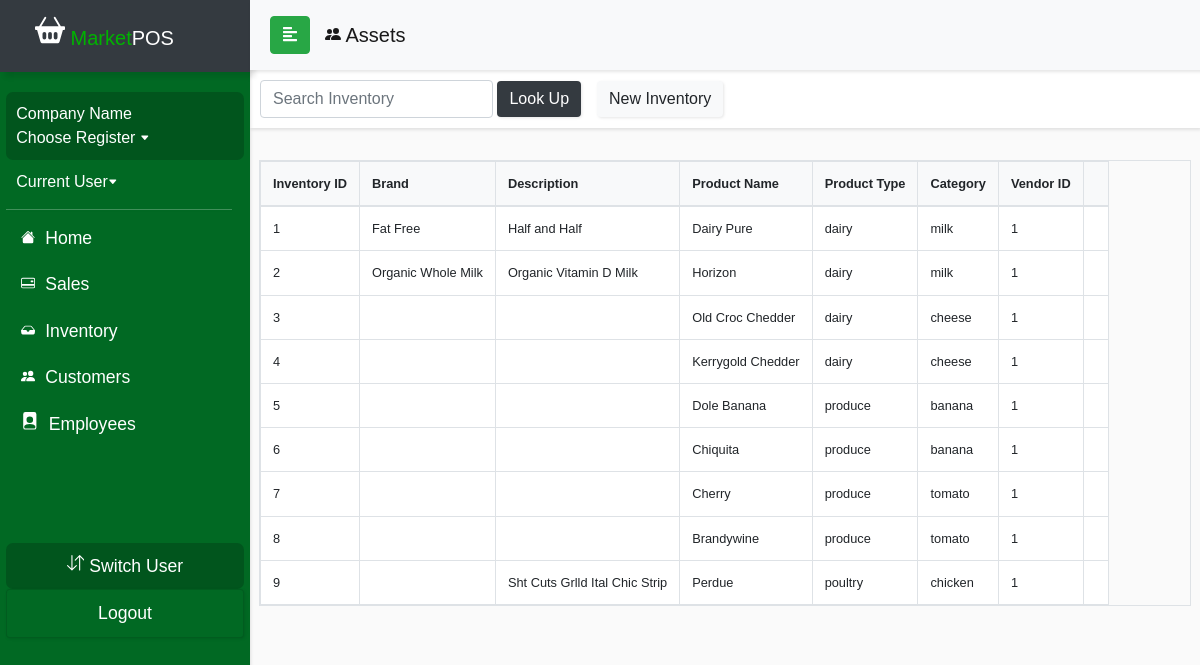
/currentDraft/reportsAssets.php, run on an earlier commit of the app's database.
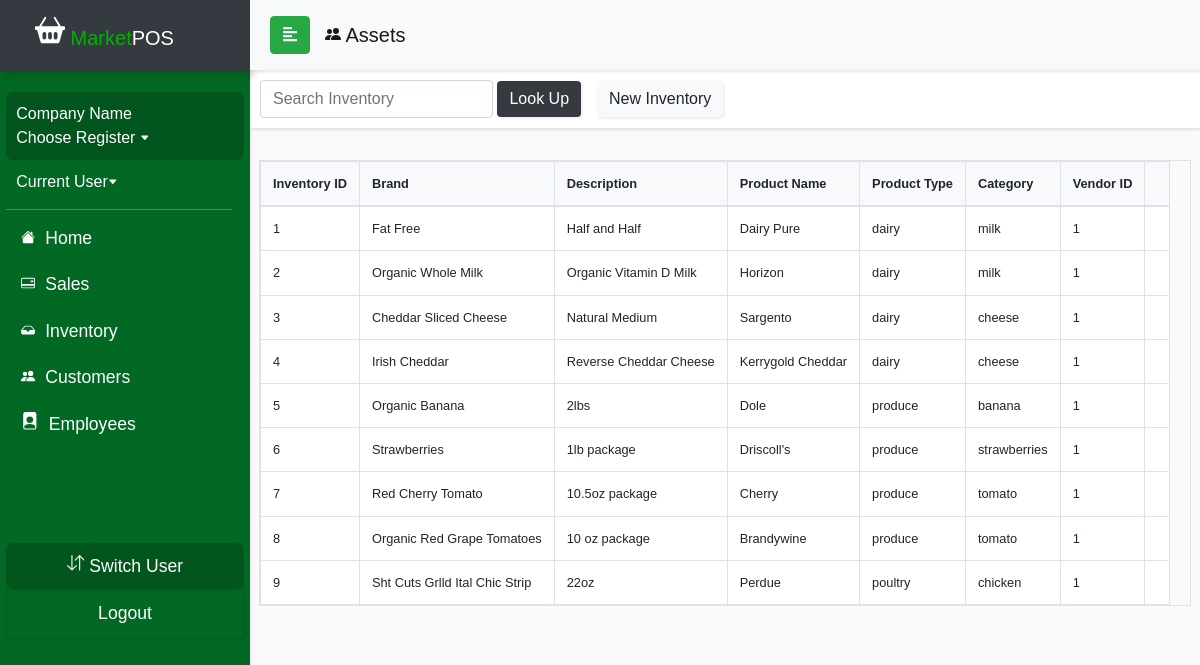
And on a later commit of the database.
### tables this page shows
CREATE TABLE `product_inventory` (
  `product_id` int(11) NOT NULL,
  `brand` varchar(50) NOT NULL,
  `description` varchar(50) NOT NULL,
  `productName` varchar(50) NOT NULL,
  `productType` varchar(50) NOT NULL,
  `productSubType` varchar(50) NOT NULL,
  `unit_price` float NOT NULL,
  `cost` float NOT NULL,
  `in_stock` int(11) NOT NULL,
  `vendor_id` int(11) DEFAULT NULL
);

### currentDraft/reportsAssets.php (the view, shortened to what the changed rows need)
<?php
include_once('config.php');
$query = "SELECT * FROM product_inventory";
$result = mysqli_query($conn, $query);
?>
<!DOCTYPE html>
<html>
<head>
  <link rel="stylesheet" href="css/bootstrap.min.css">
  <link rel="stylesheet" href="userStyle2.css">
  <link rel="stylesheet" href="css/jquery.mCustomScrollbar.min.css">
</head>
<body>
  <nav id="sidebar">
    <div class="sidebar-header bg-dark">
      <h1><span><a class="navbar-brand relative-top" href="indexDraft.php">
            <span style="color: #00b300"> Market</span>POS</a></h1>
    </div>
  </nav>
  <div id="content">
    <div class="wrapper mt-3">
      <div class="row px-4 justify-content-center">
        <table class="table table-bordered table-hover mt-3 table-responsive" style="font-size:80%;">
          <thead class="bg-light">
            <tr>
              <th> Inventory ID</th>
              <th> Brand </th>
              <th> Description </th>
              <th> Product Name </th>
              <th> Product Type </th>
              <th> Category </th>
              <th> Vendor ID </th>
              <th> </th>
            </tr>
          </thead>
          <tbody class="bg-white">
            <?php
            if (isset($_POST['submit-search'])) {
              $search = mysqli_real_escape_string($conn, $_POST['product']);
              $sql = "SELECT * FROM product_inventory WHERE productName LIKE '%$search%' OR productType LIKE '%$search%' OR productSubType LIKE '%$search%' OR vendor_id LIKE '%$search%'";
              $result = mysqli_query($conn, $sql);
              $queryResults = mysqli_num_rows($result);
              if ($queryResults > 0) {
                echo "<div class='row mt-3'>There are $queryResults results matching your search</div><br>";
                while ($row = mysqli_fetch_assoc($result)) {
                  echo "<tr><td>" . $row['product_id'] . "</td><td>"
                    . $row['brand'] . "</td><td>" . $row['description'] . "</td><td>" . $row['productName'] . "</td><td>" . $row['productType'] . "</td><td>"
                    . $row['productSubType'] . "</td><td>" . $row['vendor_id'] . "</td><td>";
                }
              } else {
                echo "<div class='row mt-3'>There are no results matching your search</div>";
              }
            } else {
              while ($row = mysqli_fetch_assoc($result)) {
                echo "<tr><td>" . $row['product_id'] . "</td><td>"
                    . $row['brand'] . "</td><td>" . $row['description'] . "</td><td>" . $row['productName'] . "</td><td>" . $row['productType'] . "</td><td>"
                    . $row['productSubType'] . "</td><td>" . $row['vendor_id'] . "</td><td>";
                }
            }
            ?>
          </tbody>
        </table>
      </div>
    </div>
</body>
</html>

What changed in the data, as far as the page shows it:
changed product_inventory id 3: brand (not shown) → "Cheddar Sliced Cheese"; description (not shown) → "Natural Medium"; productName "Old Croc Chedder" → "Sargento"
changed product_inventory id 4: brand (not shown) → "Irish Cheddar"; description (not shown) → "Reverse Cheddar Cheese"; productName "Kerrygold Chedder" → "Kerrygold Cheddar"
changed product_inventory "banana": brand (not shown) → "Organic Banana"; description (not shown) → "2lbs"; productName "Dole Banana" → "Dole"
changed product_inventory id 6: brand (not shown) → "Strawberries"; description (not shown) → "1lb package"; productName "Chiquita" → "Driscoll's"; productSubType "banana" → "strawberries"
changed product_inventory "Cherry": brand (not shown) → "Red Cherry Tomato"; description (not shown) → "10.5oz package"
changed product_inventory "Brandywine": brand (not shown) → "Organic Red Grape Tomatoes"; description (not shown) → "10 oz package"
changed product_inventory "Sht Cuts Grlld Ital Chic Strip": brand (not shown) → "Sht Cuts Grlld Ital Chic Strip"; description "Sht Cuts Grlld Ital Chic Strip" → "22oz"
